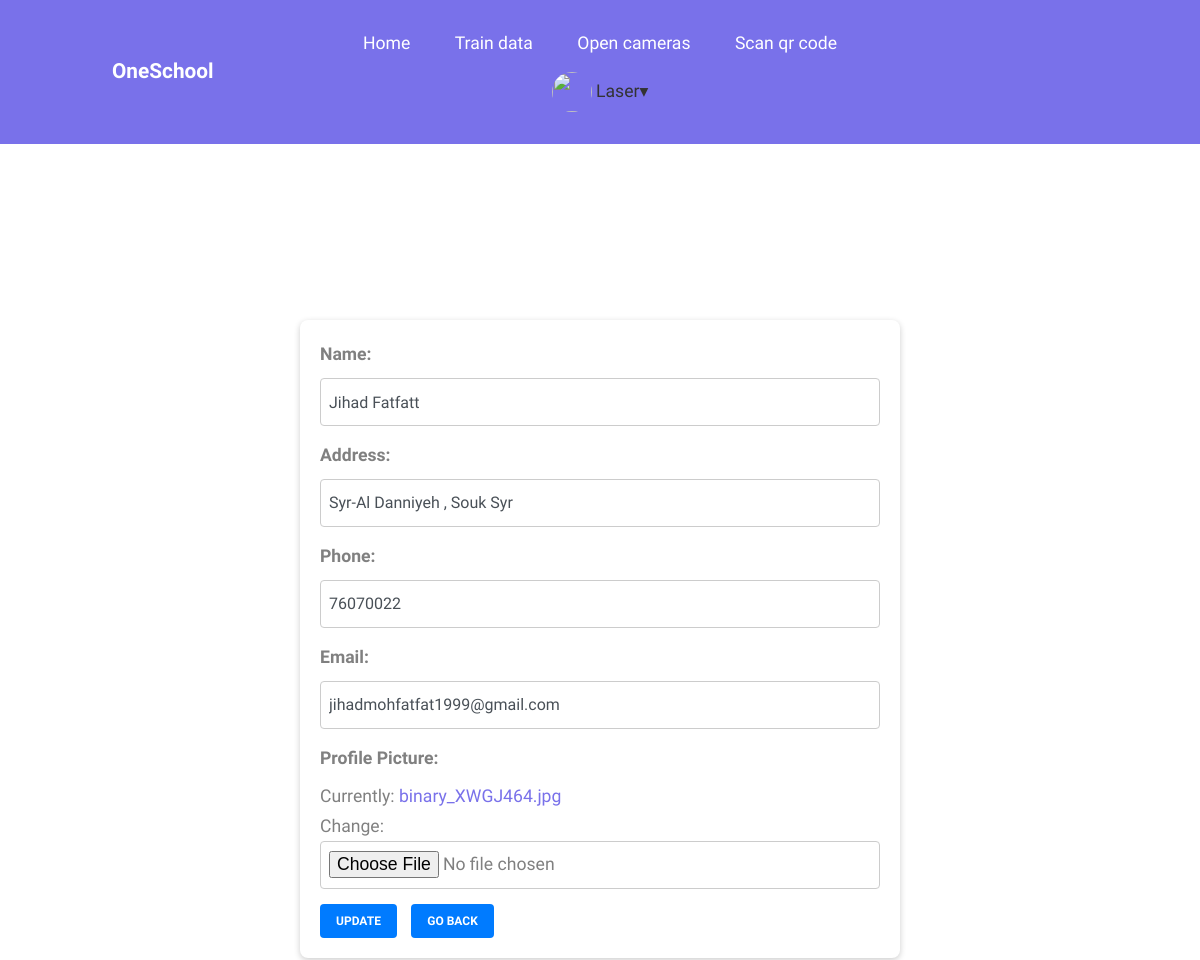
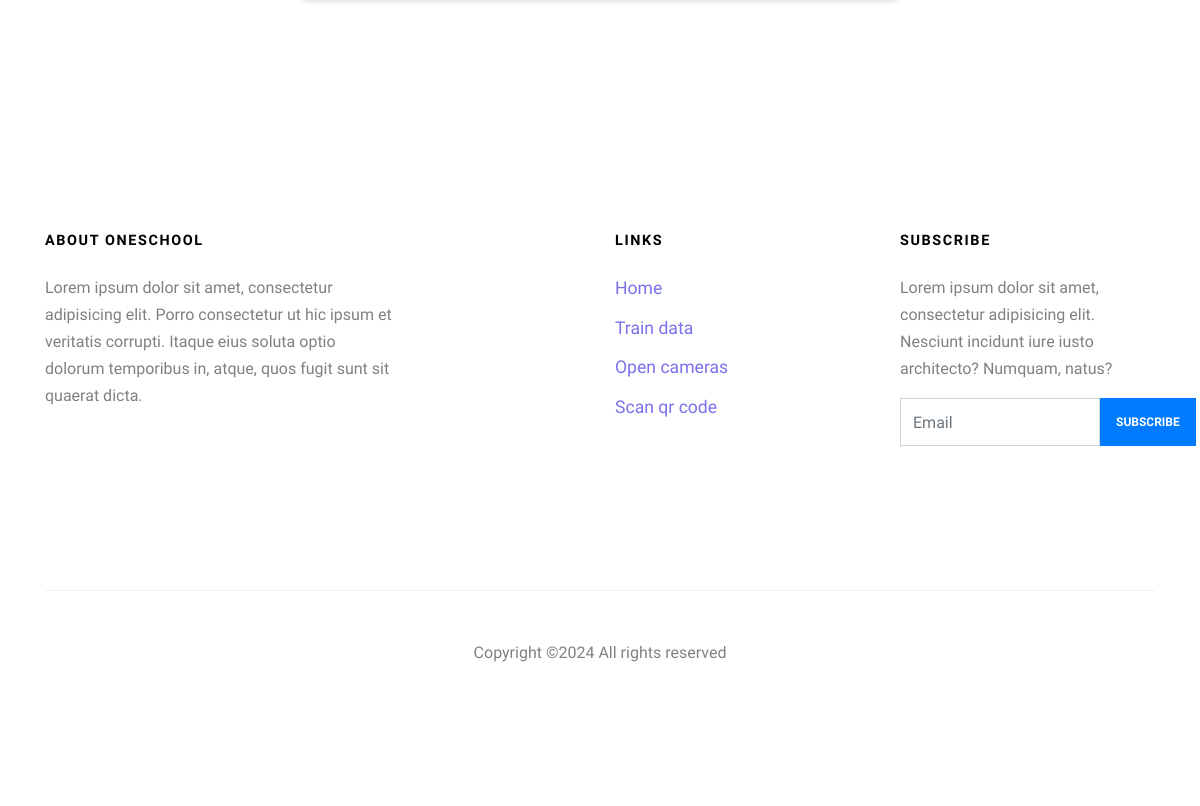
Page /update_attendee/63 (signed in) on the committed database (2 pictures, top to bottom).
### app/models.py (models this page shows, shortened)
class Attendee(models.Model):
    name = models.CharField(max_length=100)
    address = models.CharField(max_length=200)
    phone = models.CharField(max_length=20)
    email = models.EmailField()
    profile_pic = models.ImageField(default='avatar.svg', null=True)
    created = models.DateTimeField(auto_now_add=True)
    updated = models.DateField(auto_now=True)
    user = models.OneToOneField(User, on_delete=models.SET_NULL, null=True)
    classrooms = models.ManyToManyField('Classroom', related_name='attendees')
    class Meta:
        verbose_name = "Attendee"
        verbose_name_plural = "Attendees"
        db_table = 'Attendee'

### app/views.py (the view)
# urls.py: path('update_attendee/<int:pk>', views.UpdateAttendee, name='update_attendee'),
@login_required(login_url='login')
def UpdateAttendee(request, pk):
    if not request.user.is_staff and not request.user.is_superuser:
        return HttpResponse(status=404)
    attendee = Attendee.objects.get(id=pk)
    if request.method == 'POST':
        attendee_form = AttendeeForm1(request.POST, request.FILES, instance=attendee)
        if attendee_form.is_valid():
            email = attendee_form.cleaned_data['email']
            if User.objects.filter(Q(email=email) & ~Q(attendee__id=pk)).exists():
                messages.error(request, 'Email already exists!')
                return redirect('update_attendee', attendee.id)
            attendee_form.save()
            attendee.user.email = email
            attendee.user.save()
            return redirect('list_attendee')
    else:
        attendee_form = AttendeeForm1(instance=attendee)
    context = {
        'attendee_form': attendee_form
    }
    return render(request, 'app/update_attendee.html', context)

### app/forms.py
class AttendeeForm1(forms.ModelForm):
    class Meta:
        model = Attendee
        fields = '__all__'
        exclude = ['user']
        widgets = {
            'name': forms.TextInput(attrs={'class': 'form-control'}),
            'address': forms.TextInput(attrs={'class': 'form-control'}),
            'phone': forms.TextInput(attrs={'class': 'form-control'}),
            'email': forms.EmailInput(attrs={'class': 'form-control'}),
        }

### app/models.py (called while the page is built)
    def __str__(self):
        return self.name

### app/templates/app/update_attendee.html (shortened to what this page needs)
{% extends 'main.html' %}
{% load custom_filters %}
{% load static %}
{% block content %}
    <br>
    <br>
    <br>
    <br>
    <br>
    <div class="form-container">
        <form method="post" action="" enctype="multipart/form-data">
            <div class="form-group">
                <label for="id_name">Name:</label>
                {{ attendee_form.name }}
            </div>
            <div class="form-group">
                <label for="id_address">Address:</label>
                {{ attendee_form.address }}
            </div>
            <div class="form-group">
                <label for="id_phone">Phone:</label>
                {{ attendee_form.phone }}
            </div>
            <div class="form-group">
                <label for="id_email">Email:</label>
                {{ attendee_form.email }}
            </div>
            <div class="form-group">
                <label for="id_profile_pic">Profile Picture:</label>
                {{ attendee_form.profile_pic }}
            </div>
            <button type="submit" class="btn btn-primary">Update</button>
            {% if request.user.is_authenticated and request.user.is_superuser %}
            <a href="{% url 'list_attendee' %}" class="btn btn-primary">Go back</a>
            {% else %}
            <a href="{% url 'home' %}" class="btn btn-primary">Go back</a>
            {% endif %}
        </form>
    </div>
    <br>
    {% endblock content %}

### templates/header.html (shortened to what this page needs)
{% load static %}
<body>
    <div class="site-wrap">
        <header class="site-navbar py-4 js-sticky-header site-navbar-target" role="banner">
            <div class="container-fluid">
                <div class="d-flex align-items-center">
                    <div class="site-logo mr-auto w-25"><a href='{% url "home" %}'>OneSchool</a></div>
                    <div class="mx-auto text-center sites">
                        <nav class="site-navigation position-relative text-center" role="navigation">
                            <ul class="site-menu main-menu js-clone-nav mx-auto d-none d-lg-block  m-0 p-0">
                                <li><a class="nav-link" href="{% url 'home' %}">Home</a></li>
                                {% if request.user.is_authenticated and request.user.is_superuser %}
                                <li>
                                    <a class="nav-link" href="{% url 'train_data_set' %}">Train data</span></a>
                                </li>
                                {% endif %}
                                {% if request.user.is_authenticated and request.user.is_superuser %}
                                <li>
                                    <a class="nav-link" href="{% url 'open_camera'  %}">Open cameras
                                    </a>
                                </li>
                                {% endif %}
                                {% if request.user.is_authenticated and request.user.is_superuser %}
                                <li>
                                    <a class="nav-link" href="{% url 'scan-qr-code'  %}">Scan qr code
                                    </a>
                                </li>
                                {% endif %}
                                <li>
                                    {% if not request.user.is_authenticated %}
                                    <a href="">
                                        <img src="{% static './images/user.png' %}" alt="" style="border-radius:50%;">
                                        <span>
                                            LOGIN
                                        </span>
                                    </a>
                                    {% elif request.user.is_authenticated and request.user.is_superuser %}
                                    <div class="dropdown">
                                        <a class="dropdown-button">
                                            <img src="{% static 'images/user.png' %}" width="40px"
                                                height="40px" style="border-radius: 50%;" />
                                            <span style="color: #333;">{{ request.user.first_name }}&#9662;</span>
                                        </a>
                                    {% endif %}
                                </li>
                            </ul>
                        </nav>
                    </div>
                </div>
            </div>
        </header>
    </div>
    <br>
    <br>
    <br>
</body>

### static/css/style.css (style rules this page uses)
body { line-height: 1.7; color: gray; font-weight: 300; font-size: 1.1rem; }
a { -webkit-transition: .3s all ease; -o-transition: .3s all ease; transition: .3s all ease; }
.site-wrap:before { display: none; -webkit-transition: .3s all ease-in-out; -o-transition: .3s all ease-in-out; transition: .3s all ease-in-out; background: rgba(0, 0, 0, 0.6); content: ""; position: absolute; z-index: 2000; top: 0; left: 0; right: 0; bottom: 0; opacity: 0; visibility: hidden; }
.btn { text-transform: uppercase; font-size: 12px; font-weight: 900; padding: 14px 30px; }
.form-control { height: 48px; font-family: "Muli", -apple-system, BlinkMacSystemFont, "Segoe UI", Roboto, "Helvetica Neue", Arial, sans-serif, "Apple Color Emoji", "Segoe UI Emoji", "Segoe UI Symbol", "Noto Color Emoji"; }
.site-logo { position: relative; font-weight: 900; font-size: 1.3rem; }
.site-logo a { color: #fff; }
.site-navbar { margin-bottom: 0px; z-index: 1999; position: absolute; width: 100%; }
.site-navbar .container-fluid { padding-left: 7rem; padding-right: 7rem; }
.site-navbar .site-navigation .site-menu { margin-bottom: 0; }
.site-navbar .site-navigation .site-menu a { text-decoration: none !important; display: inline-block; }
.site-navbar .site-navigation .site-menu > li { display: inline-block; }
.site-navbar .site-navigation .site-menu > li > a { padding: 5px 20px; color: #fff; display: inline-block; text-decoration: none !important; }
.site-mobile-menu .site-nav-wrap { padding: 0; margin: 0; list-style: none; position: relative; }
.site-mobile-menu .site-nav-wrap a { padding: 10px 20px; display: block; position: relative; color: #212529; }
.site-mobile-menu .site-nav-wrap li { position: relative; display: block; }
.site-mobile-menu .site-nav-wrap > li { display: block; position: relative; float: left; width: 100%; }
.site-mobile-menu .site-nav-wrap > li > a { padding-left: 20px; font-size: 20px; }
.sticky-wrapper .site-navbar { -webkit-transition: .3s all ease; -o-transition: .3s all ease; transition: .3s all ease; }
.sticky-wrapper .site-navbar .site-menu > li { display: inline-block; }

### templates/header.html (style rules this page uses)
header.site-navbar { background-color: #7971EA; }
.dropdown { position: relative; display: inline-block; background-color: none; }
.dropdown-button { color: #333; padding: 8px 12px; border: none; cursor: pointer; }

### app/templates/app/update_attendee.html (style rules this page uses)
.form-container { display: flex; justify-content: center; align-items: center; height: 100vh; background-color: white; }
form { background-color: #fff; border-radius: 8px; box-shadow: 0 2px 6px rgba(0, 0, 0, 0.2); padding: 20px; width: 600px; }
.form-group { margin-bottom: 15px; }
.form-group label { display: block; font-weight: bold; }
.form-group input, .form-group select { width: 100%; padding: 8px; border: 1px solid #ccc; border-radius: 4px; }
.btn-primary { display: inline-block; padding: 8px 16px; margin-right: 10px; background-color: #007bff; color: #fff; border: none; border-radius: 4px; cursor: pointer; }
.btn-primary:last-child { margin-right: 0; }

### rows in the picture
Attendee: name "Jihad Fatfatt", address "Syr-Al Danniyeh , Souk Syr", phone "76070022", email "jihadmohfatfat1999@gmail.com"

### other values in the picture
{{ request.user.first_name }} "Laser"
